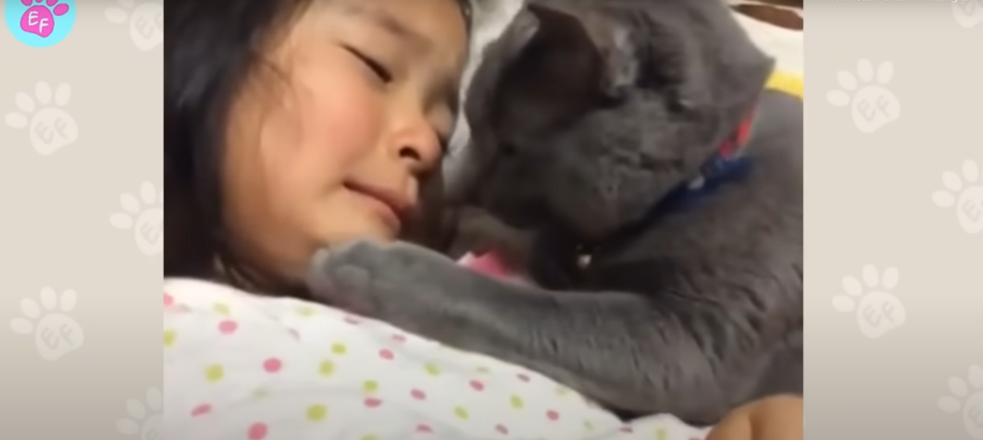
#> input picture images/41.png, 983 x 440 px, shrunk from 1887 x 844 before the run, given in place of 48.png, which was not available
$ python app11.py   (older library calls are emulated)
#> lines starting #> are read from the running program, lines starting #| are printed output that depends on the picture; after the words box and inside, x2 and y2 are one past the last pixel; in counts of white or black regions, pixels touching at a corner belong together; pictures that were not available may be replaced by others from this repository, and a replacement may not be noted
import cv2
import numpy as np


def calculate_bounding_box_around_longest_straightest_vertical_lines_laplacian(image_path, output_path=None, min_line_length=50, max_line_gap=30, angle_tolerance=10, gaussian_ksize=(7, 7), laplacian_ksize=5, laplacian_threshold=100):
    """
    Tính toán khung bao (bounding rectangle) bao quanh các đường thẳng dọc dài nhất và thẳng nhất
    ở phía bên trái và bên phải của ảnh, sau đó điều chỉnh chiều cao của khung bao
    để bằng với chiều cao của ảnh gốc, sử dụng Laplacian để dò cạnh.

    Args:
        image_path (str): Đường dẫn đến ảnh đầu vào.
        output_path (str, optional): Đường dẫn để lưu ảnh đã cắt. Mặc định là None.
        min_line_length (int): Độ dài tối thiểu của một đường thẳng để được coi là hợp lệ (pixel).
        max_line_gap (int): Khoảng cách tối đa giữa các điểm để được coi là cùng một đường thẳng.
        angle_tolerance (int): Độ lệch tối đa (độ) so với 90 độ để được coi là đường thẳng dọc.
        gaussian_ksize (tuple): Kích thước kernel cho Gaussian Blur (ví dụ: (5, 5)).
        laplacian_ksize (int): Kích thước kernel cho Laplacian (phải là số lẻ, ví dụ: 1, 3, 5).
        laplacian_threshold (int): Ngưỡng để nhị phân hóa ảnh cạnh Laplacian.

    Returns:
        numpy.ndarray: Ảnh đã cắt với chiều cao bằng ảnh gốc.
    """
#> called with image_path = 'images/48.png', output_path = 'output_cropped_laplacian_edges.jpg', min_line_length = 50, max_line_gap = 30, angle_tolerance = 10, gaussian_ksize = (5, 5), laplacian_ksize = 3, laplacian_threshold = 50
    img = cv2.imread(image_path)
#> img is the input picture: shape (440, 983, 3); mean B, G, R 131.6, 141.3, 154.9
    if img is None:
        print(f"Lỗi: Không thể đọc ảnh từ đường dẫn {image_path}")
        return None

    height, width = img.shape[:2]
#> height = 440; width = 983

    # Giai đoạn 1: Đọc ảnh gốc
    cv2.imshow("Giai đoạn 1: Ảnh gốc", img)
    cv2.waitKey(0)

    # Giai đoạn 2: Chuyển đổi sang ảnh xám
    gray = cv2.cvtColor(img, cv2.COLOR_BGR2GRAY)
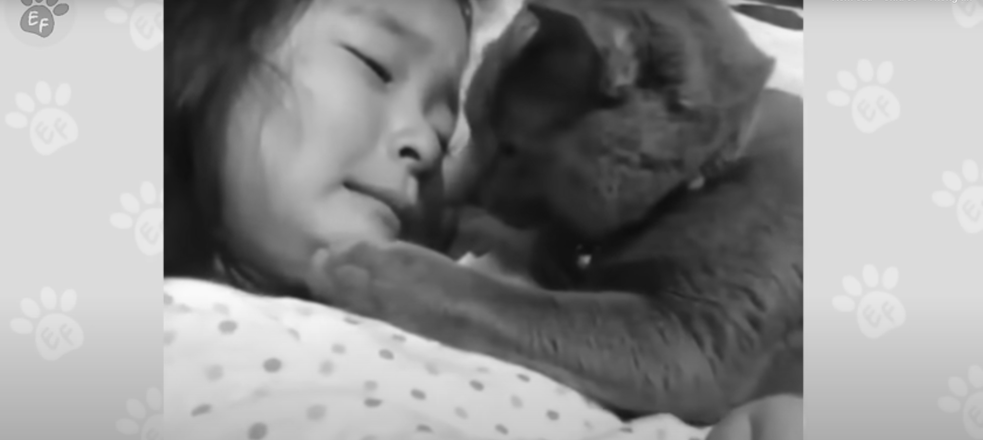
#> gray: shape (440, 983); min 13, max 250, mean 144.3
    cv2.imshow("Giai đoạn 2: Ảnh xám", gray)
    cv2.waitKey(0)

    # Giai đoạn 3: Lọc Gaussian để làm mượt ảnh và giảm nhiễu
    # Đây là bước tiền xử lý quan trọng cho Laplacian
    blurred = cv2.GaussianBlur(gray, gaussian_ksize, 0)
    cv2.imshow(
        f"Giai đoạn 3: Ảnh đã làm mượt (Gaussian Blur {gaussian_ksize})", blurred)
    cv2.waitKey(0)

    # Giai đoạn 4: Dò cạnh bằng Laplacian
    # Áp dụng Laplacian lên ảnh đã làm mượt
    laplacian = cv2.Laplacian(blurred, cv2.CV_64F, ksize=laplacian_ksize)
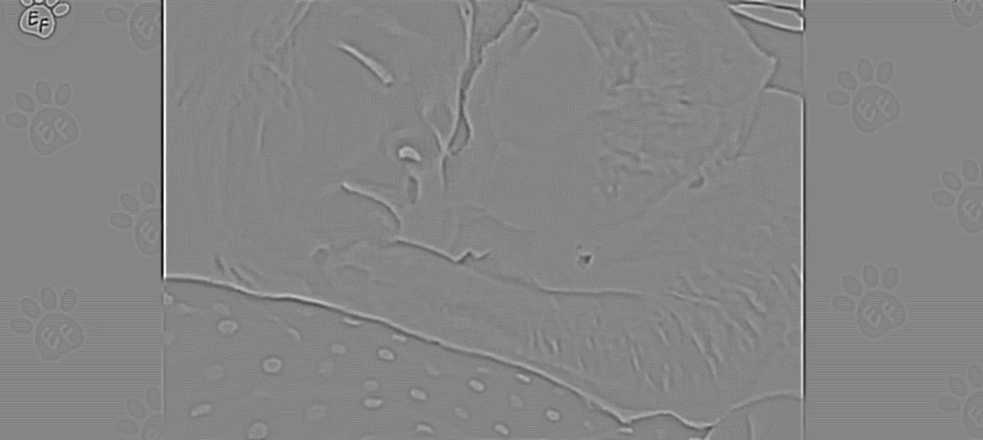
#> laplacian: shape (440, 983) float64; min -136, max 124, mean 0; drawn with min black and max white

    # Chuyển đổi kết quả Laplacian sang kiểu 8-bit không dấu để hiển thị
    # Giá trị âm sẽ trở thành 0, giá trị dương sẽ là cạnh
    laplacian_abs = np.uint8(np.absolute(laplacian))
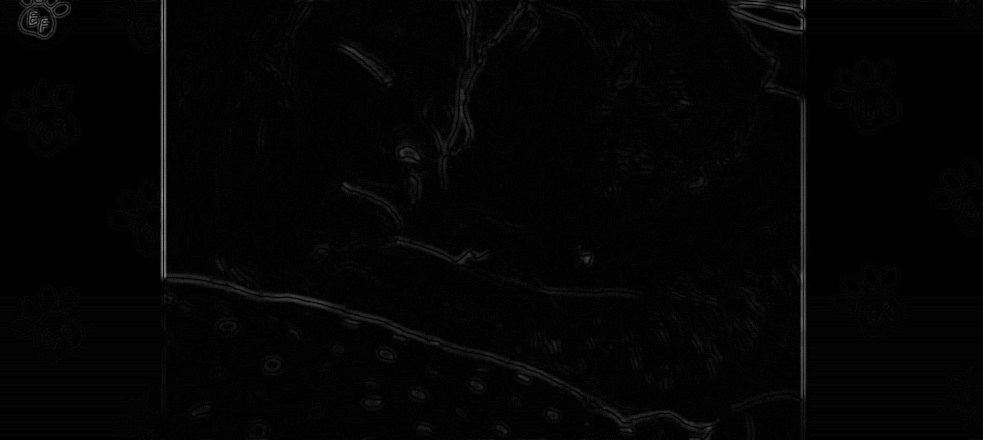
#> laplacian_abs: shape (440, 983); min 0, max 136, mean 3.7
    cv2.imshow(
        f"Giai đoạn 4a: Laplacian (ksize={laplacian_ksize})", laplacian_abs)
    cv2.waitKey(0)

    # Ngưỡng hóa kết quả Laplacian để tạo ảnh cạnh nhị phân
    # Các giá trị lớn hơn ngưỡng sẽ trở thành 255 (cạnh), còn lại là 0
    _, edges = cv2.threshold(
        laplacian_abs, laplacian_threshold, 255, cv2.THRESH_BINARY)
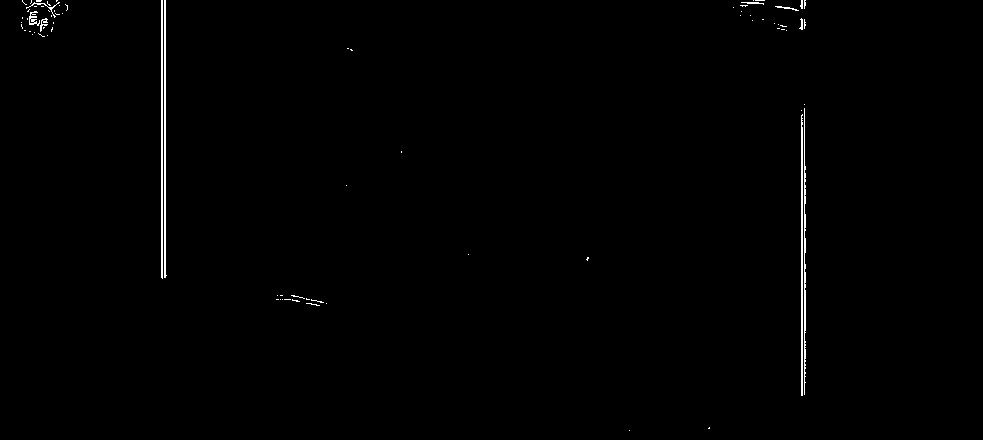
#> edges: shape (440, 983); 0.62% white in thin lines or dots, all inside (x1, y1, x2, y2) = (21, 0, 806, 431)
    cv2.imshow(
        f"Giai đoạn 4b: Cạnh (Laplacian) - Ngưỡng {laplacian_threshold}", edges)
    cv2.waitKey(0)

    # Giai đoạn 5: Phát hiện đường thẳng bằng HoughLinesP
    lines = cv2.HoughLinesP(edges, 1, np.pi / 180, 50,
                            minLineLength=min_line_length, maxLineGap=max_line_gap)
#> lines = [[802, 395, 802, 114], [165, 277, 165, 0], [804, 394, 804, 104], [801, 395, 801, 110], [161, 277, 161, 0], [162, 278, 162, 0], [164, 277, 164, 0], [805, 382, 805, 166]]

    lines_drawn_img = img.copy()

    # Lưu trữ các đường thẳng dọc cùng với độ dài và độ lệch góc
    # Dạng: [(x1, y1, x2, y2, length, angle_deviation)]
    candidate_vertical_lines = []

    if lines is not None:
        for line in lines:
            x1, y1, x2, y2 = line[0]

            # Tính toán góc của đường thẳng (tính bằng radian)
            if x2 - x1 == 0:
                angle_rad = np.pi / 2
            else:
                angle_rad = np.arctan2(y2 - y1, x2 - x1)

            angle_deg = np.abs(np.degrees(angle_rad))

            # Tính độ lệch góc so với 90 độ
            angle_deviation = np.abs(angle_deg - 90)

            # Nếu là đường thẳng dọc (trong khoảng dung sai góc)
            if angle_deviation <= angle_tolerance:
                length = np.sqrt((x2 - x1)**2 + (y2 - y1)**2)
                candidate_vertical_lines.append(
                    (x1, y1, x2, y2, length, angle_deviation))
                # Vẽ đường thẳng dọc màu xanh lá
                cv2.line(lines_drawn_img, (x1, y1), (x2, y2), (0, 255, 0), 2)
            else:
                # Vẽ đường thẳng không dọc màu đỏ
                cv2.line(lines_drawn_img, (x1, y1), (x2, y2), (0, 0, 255), 1)
#> this loop made 8 passes
#> (x1, y1, x2, y2, length) on passes 1 to 8: (802, 395, 802, 114, 281), (165, 277, 165, 0, 277), (804, 394, 804, 104, 290), (801, 395, 801, 110, 285), (161, 277, 161, 0, 277), (162, 278, 162, 0, 278), (164, 277, 164, 0, 277), (805, 382, 805, 166, 216)
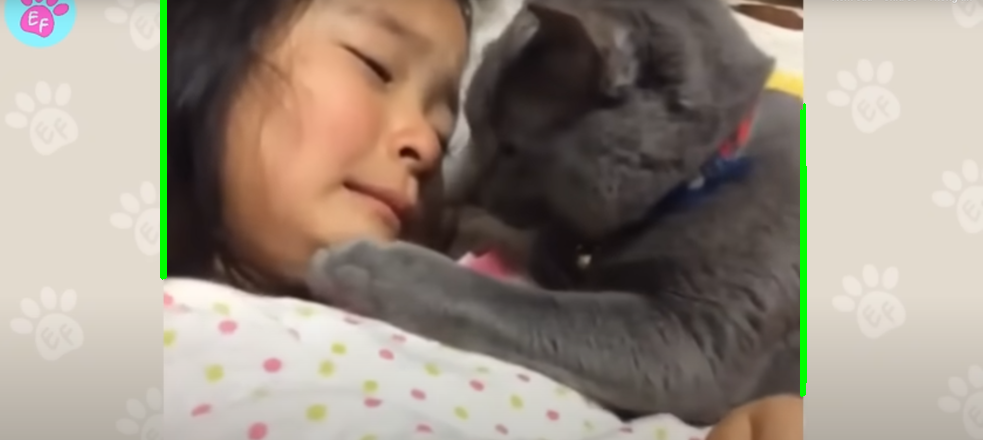
#> lines_drawn_img: shape (440, 983, 3); 0.9% of pixels changed, all inside (x1, y1, x2, y2) = (160, 0, 807, 397)
#> after the loop, candidate_vertical_lines = [(802, 395, 802, 114, 281, 0), (165, 277, 165, 0, 277, 0), (804, 394, 804, 104, 290, 0), (801, 395, 801, 110, 285, 0), (161, 277, 161, 0, 277, 0), (162, 278, 162, 0, 278, 0), (164, 277, 164, 0, 277, 0), (805, 382, 805, 166, 216, 0)]

    cv2.imshow(
        "Giai đoạn 5: Đường thẳng đã phát hiện (Xanh: dọc, Đỏ: khác)", lines_drawn_img)
    cv2.waitKey(0)

    # Giai đoạn 6: Tìm đường thẳng dọc dài nhất VÀ thẳng nhất bên trái và bên phải
    leftmost_best_line_x = None
    rightmost_best_line_x = None

    # Score sẽ là length - angle_deviation * weight (ưu tiên dài hơn, ít lệch góc hơn)
    best_left_score = -1.0
    best_right_score = -1.0

    # Trọng số cho độ lệch góc. Bạn có thể điều chỉnh để ưu tiên độ dài hay độ thẳng hơn.
    # Ví dụ: 1.0 nghĩa là 1 độ lệch góc ảnh hưởng bằng 1 pixel độ dài.
    # Nếu muốn ưu tiên độ thẳng hơn, tăng trọng số này.
    angle_weight = 2.0

    if candidate_vertical_lines:
        for line_data in candidate_vertical_lines:
            x1, y1, x2, y2, length, angle_deviation = line_data

            # Tính điểm số cho đường thẳng: ưu tiên độ dài và ít lệch góc
            current_score = length - (angle_deviation * angle_weight)

            # Xác định nửa ảnh
            mid_x_line = (x1 + x2) / 2

            if mid_x_line < width / 2:  # Đường thẳng ở nửa trái ảnh
                if current_score > best_left_score:
                    best_left_score = current_score
                    # Lấy tọa độ x nhỏ nhất của đường này
                    leftmost_best_line_x = min(x1, x2)
            else:  # Đường thẳng ở nửa phải ảnh
                if current_score > best_right_score:
                    best_right_score = current_score
                    # Lấy tọa độ x lớn nhất của đường này
                    rightmost_best_line_x = max(x1, x2)
#> this loop made 8 passes
#> (line_data, x1, y1, x2, y2, length, current_score, mid_x_line) on passes 1, 3: ((802, 395, 802, 114, 281, 0), 802, 395, 802, 114, 281, 281, 802), ((804, 394, 804, 104, 290, 0), 804, 394, 804, 104, 290, 290, 804)
#> (line_data, x1, y1, x2, y2, length, current_score, mid_x_line) on passes 2, 6: ((165, 277, 165, 0, 277, 0), 165, 277, 165, 0, 277, 277, 165), ((162, 278, 162, 0, 278, 0), 162, 278, 162, 0, 278, 278, 162)
#> after the loop, best_left_score = 278; best_right_score = 290; leftmost_best_line_x = 162; rightmost_best_line_x = 804

        print(
            f"X của đường thẳng dọc dài nhất & thẳng nhất bên trái: {leftmost_best_line_x}")
#| X của đường thẳng dọc dài nhất & thẳng nhất bên trái: 162
        print(
            f"X của đường thẳng dọc dài nhất & thẳng nhất bên phải: {rightmost_best_line_x}")
#| X của đường thẳng dọc dài nhất & thẳng nhất bên phải: 804

    # Giai đoạn 7: Tính toán khung bao cuối cùng với chiều cao ảnh gốc
    final_y_min = 0
    final_y_max = height
#> final_y_max = 440

    final_x_min = 0
    final_x_max = width
#> final_x_max = 983

    # Nếu tìm thấy đường thẳng bên trái, xác định x_min
    if leftmost_best_line_x is not None:
        final_x_min = max(0, leftmost_best_line_x - 5)  # Thêm lề 5px
#> final_x_min = 157

    # Nếu tìm thấy đường thẳng bên phải, xác định x_max
    if rightmost_best_line_x is not None:
        final_x_max = min(width, rightmost_best_line_x + 5)  # Thêm lề 5px
#> final_x_max = 809

    # Đảm bảo khung bao hợp lệ
    if final_x_max <= final_x_min:
        print("Không tìm thấy đủ đường thẳng dọc hợp lệ để tạo khung bao. Trả về ảnh gốc.")
        return img

    # Giai đoạn 8: Cắt ảnh
    cropped = img[final_y_min:final_y_max, final_x_min:final_x_max]
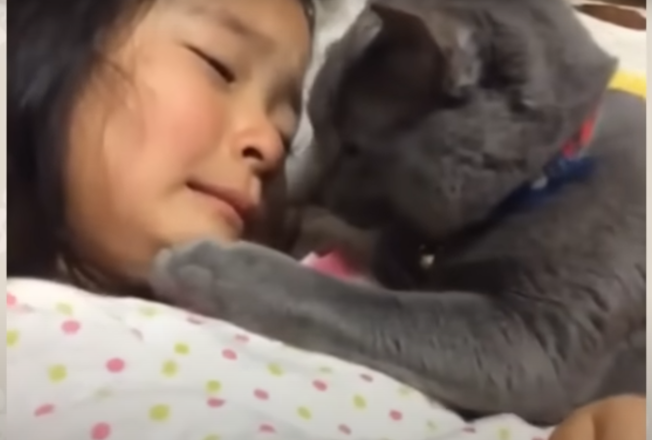
#> cropped: shape (440, 652, 3); mean B, G, R 96.7, 106.2, 123

    # Vẽ khung bao cuối cùng lên ảnh gốc để hiển thị
    result_img = img.copy()
    cv2.rectangle(result_img, (final_x_min, final_y_min),
                  (final_x_max, final_y_max), (255, 0, 0), 2)
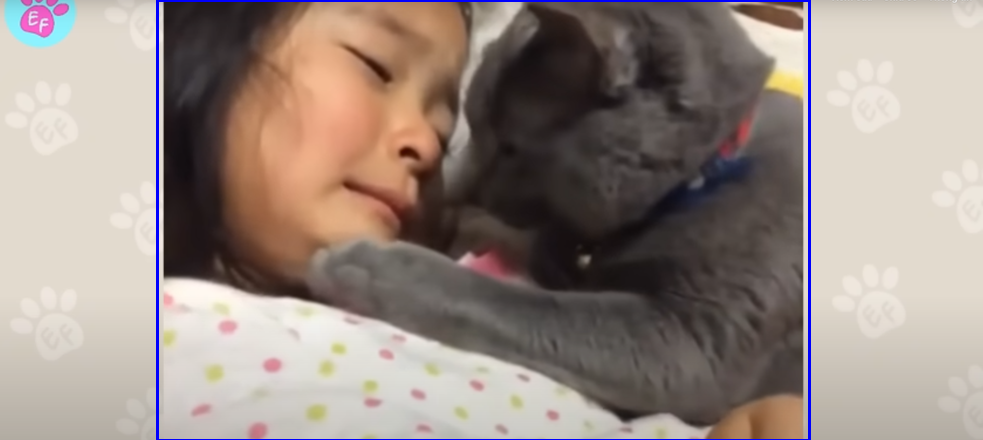
#> result_img: shape (440, 983, 3); 1.06% of pixels changed, all inside (x1, y1, x2, y2) = (156, 0, 811, 440)
    cv2.imshow(
        "Giai đoạn 8: Ảnh với khung bao cuối cùng (Chiều cao ảnh gốc)", result_img)
    cv2.waitKey(0)

    cv2.imshow("Giai đoạn 9: Ảnh đã cắt (Chiều cao ảnh gốc)", cropped)
    cv2.waitKey(0)
    cv2.destroyAllWindows()

    if output_path:
        cv2.imwrite(output_path, cropped)
        print(f"Ảnh đã cắt được lưu tại: {output_path}")

    return cropped


# --- Ví dụ sử dụng ---
# Thay 'your_image.jpg' bằng đường dẫn đến ảnh của bạn
# Đặt các tham số mới cho Laplacian
# Lưu ý: laplacian_ksize và laplacian_threshold cần được điều chỉnh tùy theo ảnh của bạn
# count = 54 # Giữ lại nếu bạn muốn chạy vòng lặp
# for i in range(48,54): # Giữ lại nếu bạn muốn chạy vòng lặp
#     calculate_bounding_box_around_longest_straightest_vertical_lines_laplacian(f'images/{i}.png', f'outputs_laplacian/{i}.jpg',
#         gaussian_ksize=(5, 5),       # Kích thước kernel Gaussian
#         laplacian_ksize=3,           # Kích thước kernel Laplacian (thường là 1, 3, 5)
#         laplacian_threshold=50       # Ngưỡng để nhị phân hóa cạnh Laplacian
#     )
count = 54
for i in range(48, 54):
    # Ví dụ gọi một lần với ảnh cụ thể
    calculate_bounding_box_around_longest_straightest_vertical_lines_laplacian(
        f'images/{i}.png',
        'output_cropped_laplacian_edges.jpg',
        gaussian_ksize=(5, 5),       # Kích thước kernel Gaussian
        # Kích thước kernel Laplacian (thường là 1, 3, 5)
        laplacian_ksize=3,
        laplacian_threshold=50       # Ngưỡng để nhị phân hóa cạnh Laplacian
    )
#> pass 2 of the loop `for i in range(48, 54):`:
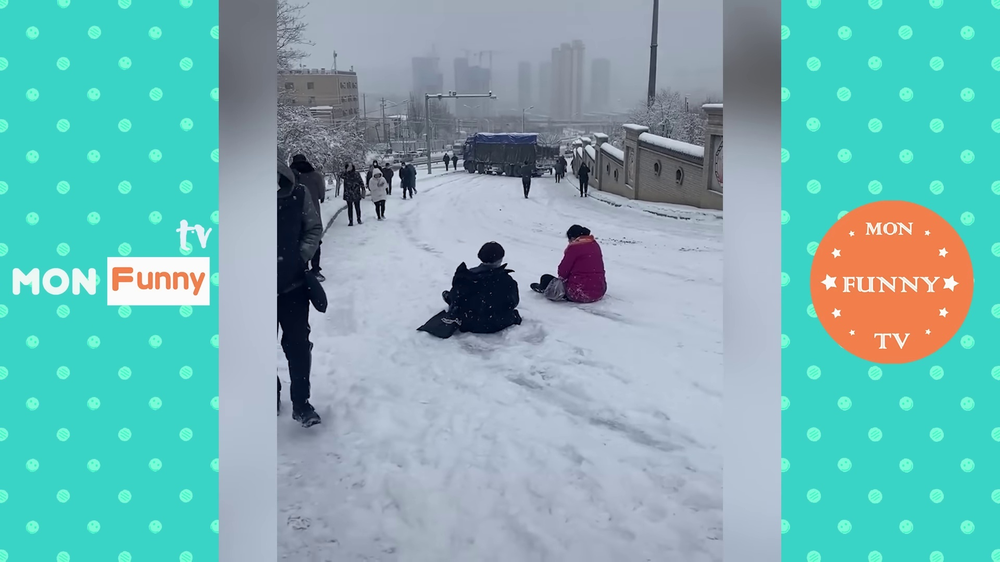
#> input picture images/42.png, 1000 x 562 px, shrunk from 1920 x 1080 before the run, given in place of 49.png, which was not available
#> in calculate_bounding_box_around_longest_straightest_vertical_lines_laplacian, img is the input picture: shape (562, 1000, 3); mean B, G, R 180.1, 179.5, 119.3
#> gray: shape (562, 1000)
#> blurred: shape (562, 1000)
#> laplacian: shape (562, 1000) float64
#> laplacian_abs: shape (562, 1000)
#> in calculate_bounding_box_around_longest_straightest_vertical_lines_laplacian (call 2), `_, edges = cv2.threshold( laplacian_abs, laplacian_threshold, 255, cv2..`:
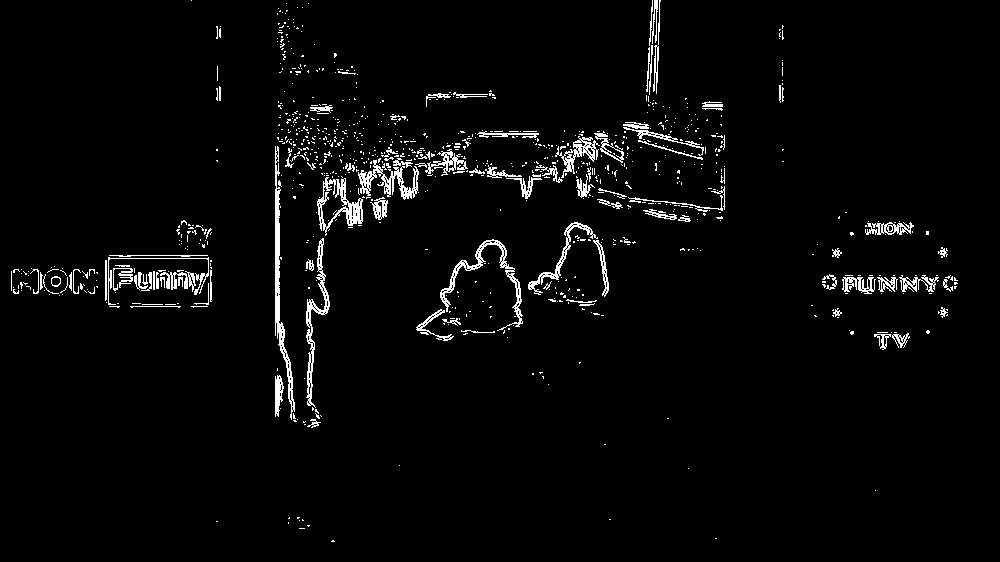
#> edges: shape (562, 1000); 3.1% white in thin lines or dots
#> lines = 201 rows, first 6: [275, 146, 280, 408], [319, 216, 417, 188], [86, 292, 160, 270], [363, 153, 532, 180], [824, 287, 952, 289], [823, 285, 946, 285]
#> the loop in calculate_bounding_box_around_longest_straightest_vertical_lines_laplacian (call 2), `for line in lines:` made 201 passes
#> (x1, y1, x2, y2, angle_rad, angle_deg, angle_deviation, length) on passes 1, 7, 9, 17, 27, 33, 35, 57: (275, 146, 280, 408, 1.55, 88.91, 1.09, 262), (275, 335, 275, 152, 1.57, 90, 0, 183), (276, 322, 280, 103, -1.55, 88.95, 1.05, 219), (277, 137, 279, 277, 1.56, 89.18, 0.818, 140), (304, 422, 331, 105, -1.49, 85.13, 4.87, 318.1), (307, 426, 332, 142, -1.48, 84.97, 5.03, 285.1), (654, 146, 659, 0, -1.54, 88.04, 1.96, 146.1), (651, 144, 656, 0, -1.54, 88.01, 1.99, 144.1)
#> the loop in calculate_bounding_box_around_longest_straightest_vertical_lines_laplacian (call 2), `for line_data in candidate_vertical_lines:` made 28 passes
#> line_data on passes 1 to 8: (275, 146, 280, 408, 262, 1.09), (275, 335, 275, 152, 183, 0), (276, 322, 280, 103, 219, 1.05), (277, 137, 279, 277, 140, 0.818), (304, 422, 331, 105, 318.1, 4.87), (307, 426, 332, 142, 285.1, 5.03), (654, 146, 659, 0, 146.1, 1.96), (651, 144, 656, 0, 144.1, 1.99)
#| X của đường thẳng dọc dài nhất & thẳng nhất bên trái: 304
#| X của đường thẳng dọc dài nhất & thẳng nhất bên phải: 659
#> cropped: shape (562, 365, 3)
#> in calculate_bounding_box_around_longest_straightest_vertical_lines_laplacian (call 2), `cv2.rectangle(result_img, (final_x_min, final_y_min), (final_x_max, fi..`:
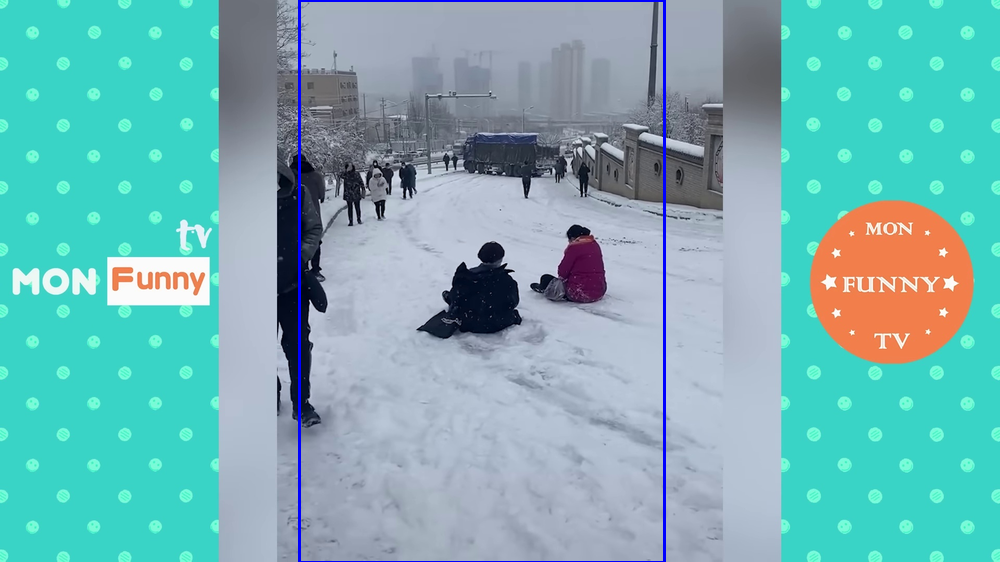
#> result_img: shape (562, 1000, 3); 0.79% of pixels changed, all inside (x1, y1, x2, y2) = (298, 0, 666, 562)
